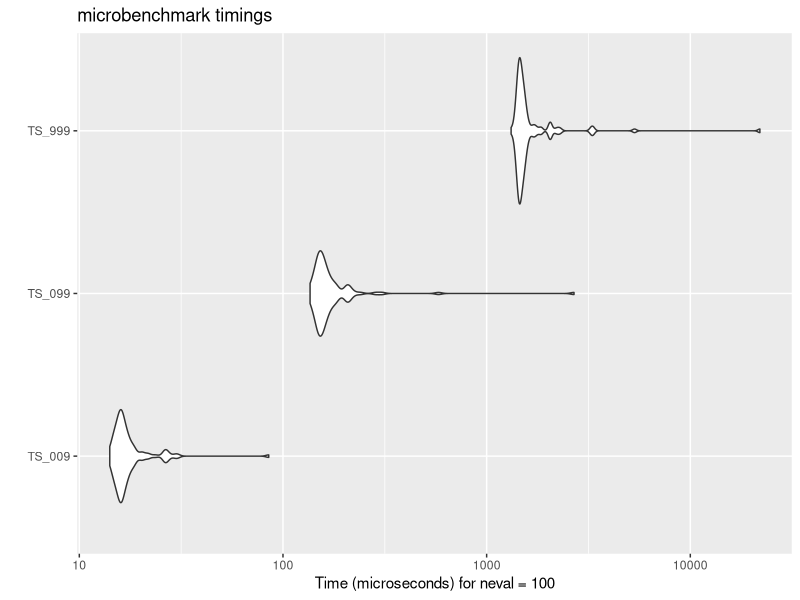
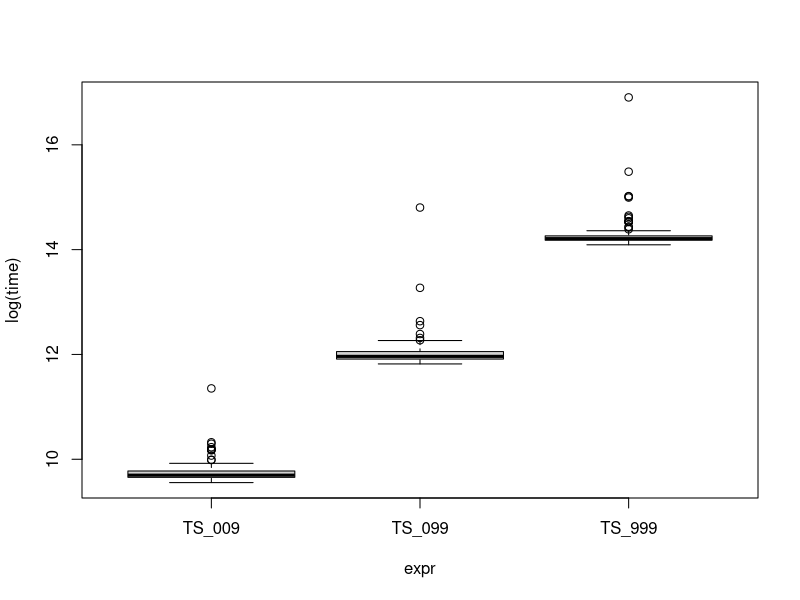
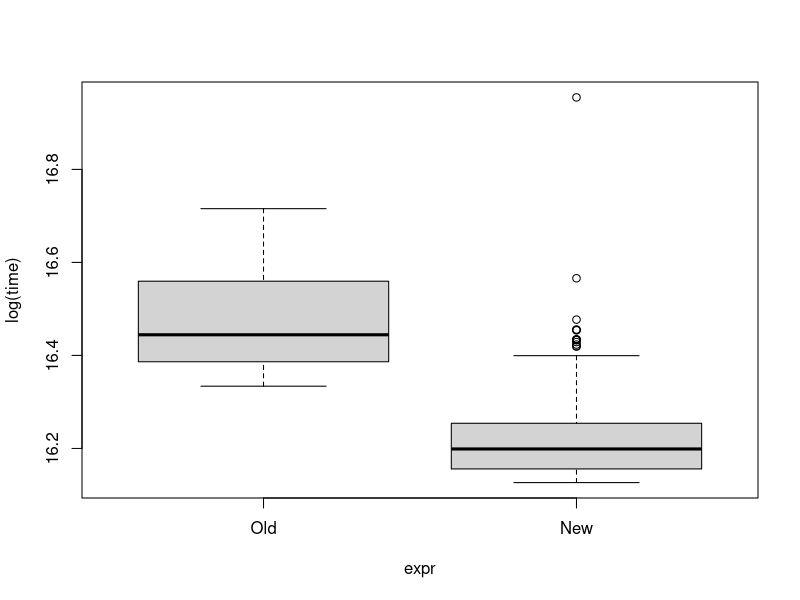

These figures' R source, in order:
# Benchmarking Script for Faster Computing
# Need to improve the speed of a function
# 02/26/24


rm(list = ls()) 
graphics.off()
library(microbenchmark())

set.seed(1) # for reproducibility

geom_growth_base <- function(N0 = 2,
                            T = 999,
                            lambda = 1.01,
                            sigma = 0.2)
{
Nvals <- vector('numeric') # initiate a place to put the values
Nvals[1] <- N0

for (t in 1:T){
    Nvals[t+1] <- Nvals[t]*(lambda*exp(rnorm(1,0,sigma))) #calculate pop size using growth rate
}

return(Nvals)
}



# Benchmark with microbenchmark
# running for 9 steps, 99, and 999 steps
comp <- microbenchmark(TS_009 = {geom_growth_base(T = 9)},
                        TS_099 = {geom_growth_base(T = 99)},
                        TS_999 = {geom_growth_base(T = 999)}) 
comp


# Plot: See how long each # of iterations takes
library(ggplot2)
autoplot(comp)
boxplot(log(time) ~ expr, data = comp)


# Alternate verson with pre-allocated vector
geom_growth_preallocated <- function(N0 = 2,
                                    T = 999,
                                    lambda = 1.01,
                                    sigma = 0.2){

Nvals <- vector('numeric', length = T+1) #creating an empty vector

Nvals[1] <- N0

for (i in 1:T){
    Nvals[i+1] <- Nvals[i] * (lambda * exp(rnorm(1, 0, sigma)))
}

return(Nvals)
}


# Benchmark again with microbenchmark
comp <- microbenchmark(TS_009 = {geom_growth_base(T = 9)},
                        TS_099 = {geom_growth_base(T = 99)},
                        TS_999 = {geom_growth_base(T = 999)}) 
comp


# Compare base and pre-allocated versions
comp <- microbenchmark(Old = {geom_growth_base(T = 9999)},
New = {geom_growth_preallocated(T = 9999)})
comp

boxplot(log(time) ~ expr, data = comp)
